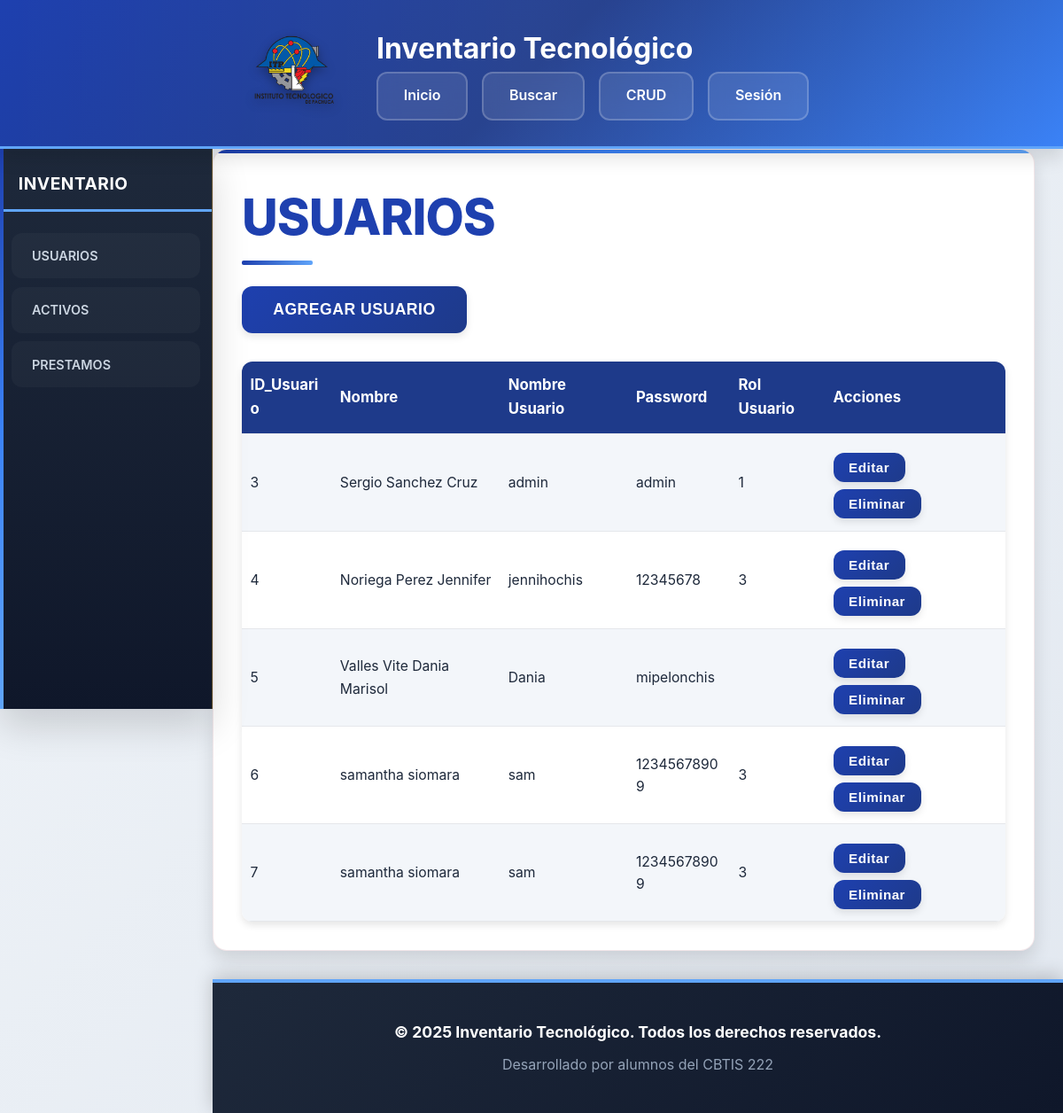
Page /pages/form_Usuarios.php on the committed database.
### tables this page shows
CREATE TABLE `Usuarios` (
  `id_usuario` int(11) NOT NULL,
  `nombre` varchar(100) DEFAULT NULL,
  `nombre_usuario` varchar(50) NOT NULL,
  `password` varchar(255) NOT NULL,
  `last_login` datetime DEFAULT NULL,
  `rol_usuario` int(11) DEFAULT NULL
);

### api/consulta_usuarios.php (called while the page is built, shortened)
<?php
$resultado = $conexion->query(
    "SELECT*
    FROM
    Usuarios
    ORDER BY CAST(SUBSTRING(id_usuario, -4) AS UNSIGNED) ASC;"
);

### pages/form_Usuarios.php (the view)
<?php
include '../includes/DBConfig.php';
include '../api/consulta_usuarios.php';
include '../includes/header.php';
?>
<section class="contenedor">
    <h1>USUARIOS</h1>
    <div>
        <a href="./form_NuevoUsuario.php">
            <button>AGREGAR USUARIO</button>
        </a>
        <table class="tablas">
            <tr>
                <th>ID_Usuario</th>
                <th>Nombre</th>
                <th>Nombre Usuario</th>
                <th>Password</th>
                <th>Rol Usuario</th>
                <th>Acciones</th>
            </tr>
            <?php while ($row = $resultado->fetch_assoc()): ?>
                <tr>
                    <td data-label="ID_Usuario"><?= htmlspecialchars($row['id_usuario']) ?></td>
                    <td data-label="Nombre"><?= htmlspecialchars($row['nombre']) ?></td>
                    <td data-label="Nombre Usuario"><?= htmlspecialchars($row['nombre_usuario']) ?></td>
                    <td data-label="Password"><?= htmlspecialchars($row['password']) ?></td>
                    <td data-label="Rol Usuario"><?= htmlspecialchars($row['rol_usuario']) ?></td>
                    <td data-label="Acciones"><a href="./form_ActualizarUsuario.php?id=<?= $row['id_usuario']; ?>">
                            <button>Editar</button>
                        </a>
                        <a href="../api/eliminar_usuario.php?id=<?= $row['id_usuario']; ?>"
                            onclick="return confirm('¿Estás seguro de eliminar este usuario?')">
                            <button>Eliminar</button>
                        </a>
                    </td>
                </tr>
            <?php endwhile; ?>
        </table>
    </div>
</section>
<?php include '../includes/footer.php'; ?>

### assets/css/style.css (style rules this page uses)
* { margin: 0; padding: 0; box-sizing: border-box; }
:root { --color-guinda: #1e40af; --color-guinda-oscuro: #1e3a8a; --color-guinda-claro: #2563eb; --color-azul-electrico: #3b82f6; --color-azul-oscuro: #1e40af; --color-dorado: #60a5fa; --color-fondo: #F1F5F9; --color-fondo-secundario: #FFFFFF; --color-texto: #1E293B; --color-texto-claro: #64748B; --sombra-xs: 0 1px 2px rgba(0, 0, 0, 0.05); --sombra-sm: 0 2px 4px rgba(0, 0, 0, 0.08); --sombra-md: 0 4px 8px rgba(0, 0, 0, 0.1); --sombra-lg: 0 10px 20px rgba(0, 0, 0, 0.12); --sombra-xl: 0 20px 40px rgba(0, 0, 0, 0.15); --transicion-rapida: 0.15s ease; --transicion-normal: 0.3s ease; --transicion-lenta: 0.5s ease; --radio-sm: 8px; --radio-md: 12px; --radio-lg: 16px; }
body { font-family: -apple-system, BlinkMacSystemFont, 'Inter', 'Segoe UI', 'Roboto', sans-serif; background: linear-gradient(135deg, #F1F5F9 0%, #E2E8F0 100%); color: var(--color-texto); line-height: 1.6; min-height: 100vh; overflow-x: hidden; display: flex; flex-direction: column; }
.contenedor { margin-left: 240px; margin-top: 168px; padding: 2rem; min-height: calc(100vh - 268px); background: var(--color-fondo-secundario); border-radius: var(--radio-lg); box-shadow: var(--sombra-lg); position: relative; overflow: hidden; border: 1px solid rgba(139, 21, 56, 0.1); animation: fadeInUp 0.6s ease-out; margin-right: 2rem; margin-bottom: 2rem; flex: 1; }
.contenedor::before { content: ''; position: absolute; top: 0; left: 0; width: 100%; height: 4px; background: linear-gradient(90deg, var(--color-guinda), var(--color-azul-electrico), var(--color-dorado)); }
.contenedor h1 { color: var(--color-guinda); font-size: 3.5rem; margin-bottom: 1.5rem; font-weight: 800; letter-spacing: -1px; position: relative; display: inline-block; }
.contenedor h1::after { content: ''; position: absolute; bottom: -8px; left: 0; width: 80px; height: 5px; background: linear-gradient(90deg, var(--color-guinda), var(--color-dorado)); border-radius: 2px; }
.tablas { width: 100%; border-collapse: separate; border-spacing: 0; background: #fff; border-radius: var(--radio-md); box-shadow: var(--sombra-md); margin-top: 2rem; font-size: 1rem; table-layout: auto; overflow: hidden; }
.tablas th, .tablas td { padding: 0.85rem 0.6rem; text-align: left; border-bottom: 1px solid #e5e7eb; vertical-align: middle; max-width: 170px; word-break: break-word; white-space: normal; overflow-wrap: anywhere; }
.tablas th { white-space: normal; overflow-wrap: anywhere; font-size: 0.99rem; }
.tablas td { font-size: 0.98rem; }
@media (min-width: 1200px) { .tablas th, .tablas td { max-width: 260px; } }
.tablas th { background: var(--color-guinda-oscuro); color: #fff; font-weight: 700; font-size: 1.05rem; position: sticky; top: 0; z-index: 2; }
.tablas tr:nth-child(even) { background: #f3f6fa; }
.tablas td button { margin-right: 0.3rem; padding: 0.5rem 1.1rem; font-size: 0.95rem; }
button, input[type="submit"] { background: linear-gradient(135deg, var(--color-guinda) 0%, var(--color-guinda-oscuro) 100%); color: white; border: none; border-radius: var(--radio-md); font-size: 1.1rem; font-weight: 700; padding: 1rem 2.2rem; cursor: pointer; transition: var(--transicion-normal); box-shadow: var(--sombra-md); margin-top: 0.5rem; letter-spacing: 0.5px; position: relative; overflow: hidden; }

### rows in the picture
usuarios: id_usuario "3", nombre "Sergio Sanchez Cruz", nombre_usuario "admin", password "admin", rol_usuario "1"
usuarios: id_usuario "4", nombre "Noriega Perez Jennifer", nombre_usuario "jennihochis", password "12345678", rol_usuario "3"
usuarios: id_usuario "5", nombre "Valles Vite Dania Marisol", nombre_usuario "Dania", password "mipelonchis"
usuarios: id_usuario "6", nombre "samantha siomara", nombre_usuario "sam", password "12345678909", rol_usuario "3"
usuarios: id_usuario "7", nombre "samantha siomara", nombre_usuario "sam", password "12345678909", rol_usuario "3"
